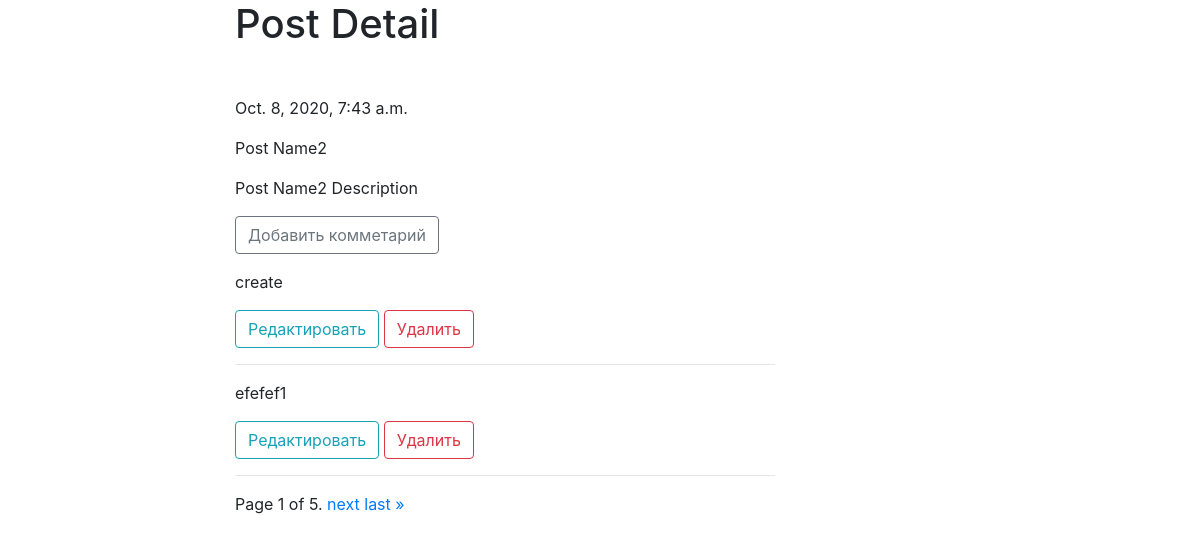
Page /posts/post-name2/ on the earlier database version.
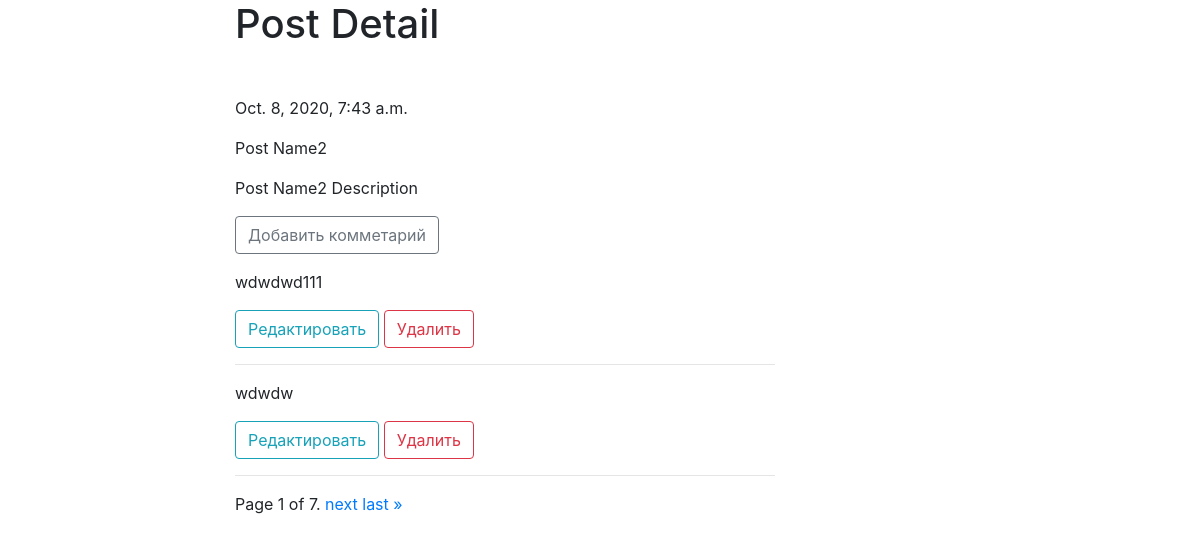
Same page on the later database version.
### comments/models.py (models this page shows)
class Comment(PolymorphicModel):
    user = models.ForeignKey(
        User,
        on_delete=models.CASCADE,
        related_name='user_post',
        verbose_name='Пользователь'
    )
    content = models.TextField(verbose_name='Контент')
    timestamp = models.DateTimeField(auto_now_add=True, verbose_name='Время создания')
    reply = models.ForeignKey('self',
                            null=True,
                            on_delete=models.PROTECT,
                            related_name='replies',
                            verbose_name='Ответ на комментарий')
    class Meta:
        ordering = ['-timestamp']

class PostComment(Comment):
    record = models.ForeignKey(Post, on_delete=models.CASCADE, related_name='comments')

class Comment(PolymorphicModel):
    user = models.ForeignKey(
        User,
        on_delete=models.CASCADE,
        related_name='user_post',
        verbose_name='Пользователь'
    )
    content = models.TextField(verbose_name='Контент')
    timestamp = models.DateTimeField(auto_now_add=True, verbose_name='Время создания')
    reply = models.ForeignKey('self',
                            null=True,
                            on_delete=models.PROTECT,
                            related_name='replies',
                            verbose_name='Ответ на комментарий')
    class Meta:
        ordering = ['-timestamp']

### posts/views.py (the view, shortened to what this page needs)
# urls.py: path('<slug:slug>/', PostDetail.as_view(), name='detail'),
class PostDetail(DetailView, FormView, MultipleObjectMixin):
    model = Post
    template_name = 'post_detail.html'
    form_class = CommentForm
    success_url = reverse_lazy('posts:list')
    paginate_by = 2
    def get_form_kwargs(self):
        kwargs = super().get_form_kwargs()
        kwargs['user'] = self.request.user
        return kwargs
    def get_context_data(self, **kwargs):
        object_list = PostComment.objects.filter(record_id=self.object)
        paginator = Paginator(object_list, 2)
        context = super().get_context_data(object_list=object_list, **kwargs)
        post = context['object']
        post_comments = post.comments.filter(reply__isnull=True)
        current_page = Paginator(post_comments, 2)
        page = self.request.GET.get('page', 1)
        print(post)
        print(context)
        print(dir(post))
        context['comments'] = current_page.page(page) # PostComment.objects.filter(record=post)
        return context

### posts/models.py (called while the page is built)
    def __str__(self):
        return str(self.title)

### posts/templates/post_detail.html (shortened to what this page needs)
{% extends 'base.html' %}
            {% block content %}
            <h1 class="mb-5">Post Detail</h1>
                <p>{{ object.date_pub }}</p>
                <p>{{ object.title }}</p>
                <p>{{ object.body }}</p>
                <a class="btn btn-outline-secondary" href="{% url 'comments:create' object.id %}">Добавить комметарий</a>
                {% for comment in comments %}
                    <p class='mt-3'>{{ comment.content }}</p>
                    <a class='btn btn-outline-info' href="{% url 'comments:update' comment.id %}">Редактировать</a>
                    <a class='btn btn-outline-danger' href="{% url 'comments:delete' comment.id %}">Удалить</a>
                    <hr>
                {% endfor %}
                {% if is_paginated %}
                    {% include 'includes/pagination.html'%}
                {% endif %}
            {% endblock %}

Differences in the rows shown:
no longer on this page (row unchanged): PostComment: content "create"
no longer on this page (row unchanged): PostComment: content "efefef1"
added PostComment: content "wdwdwd111"
added PostComment: content "wdwdw"
Other differences:
{{ page_obj.paginator.num_pages }}: "5" → "7"
